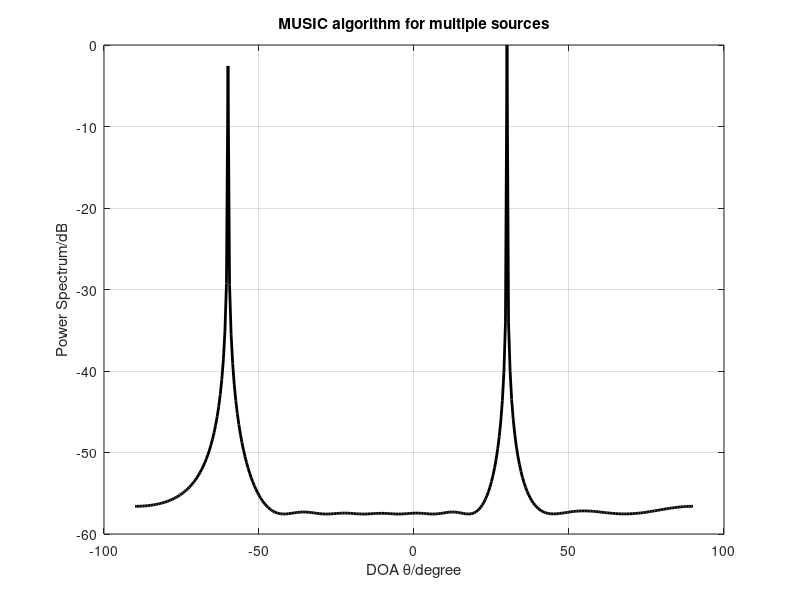

This figure's MATLAB source:
%% MUSIC Algorithm
%% General
clc
close all
clear all

N=200;%Samples
doa=[30 -60]/180*pi;%Angles At which sources are placed
w=[pi/4 pi/3]';%frequency
M=10;%Array Numbers
lambda=150;%spacing between array elements
d=lambda/2;%array element space
snr=20;%Signal to noise ratio

P=length(w);
B=zeros(P,M);

for k=1:1:P
 B(k,:)=exp(-j*2*pi*d*sin(doa(k))/lambda*[0:M-1]);
end


B=B';
xx=2*exp(j*(w*[1:N]));
x=B*xx;
x=x+awgn(x,snr);%Gaussin noise
R=x*x';
[U,V]=eig(R);
UU=U(:,1:M-P);%noise sub space
theta=-90:0.5:90;
for ii=1:length(theta)
 AA=zeros(1,length(M));
 for jj=0:M-1
 AA(1+jj)=exp(-j*2*jj*pi*d*sin(theta(ii)/180*pi)/lambda);
 end
 WW=AA*UU*UU'*AA';
 Pmusic(ii)=abs(1/WW);
end
Pmusic=10*log10(Pmusic/max(Pmusic));%spatial spectrum
plot(theta,Pmusic,'-k','linewidth',2.0)
xlabel('DOA \theta/degree')
ylabel('Power Spectrum/dB')
title('MUSIC algorithm for multiple sources')
grid on